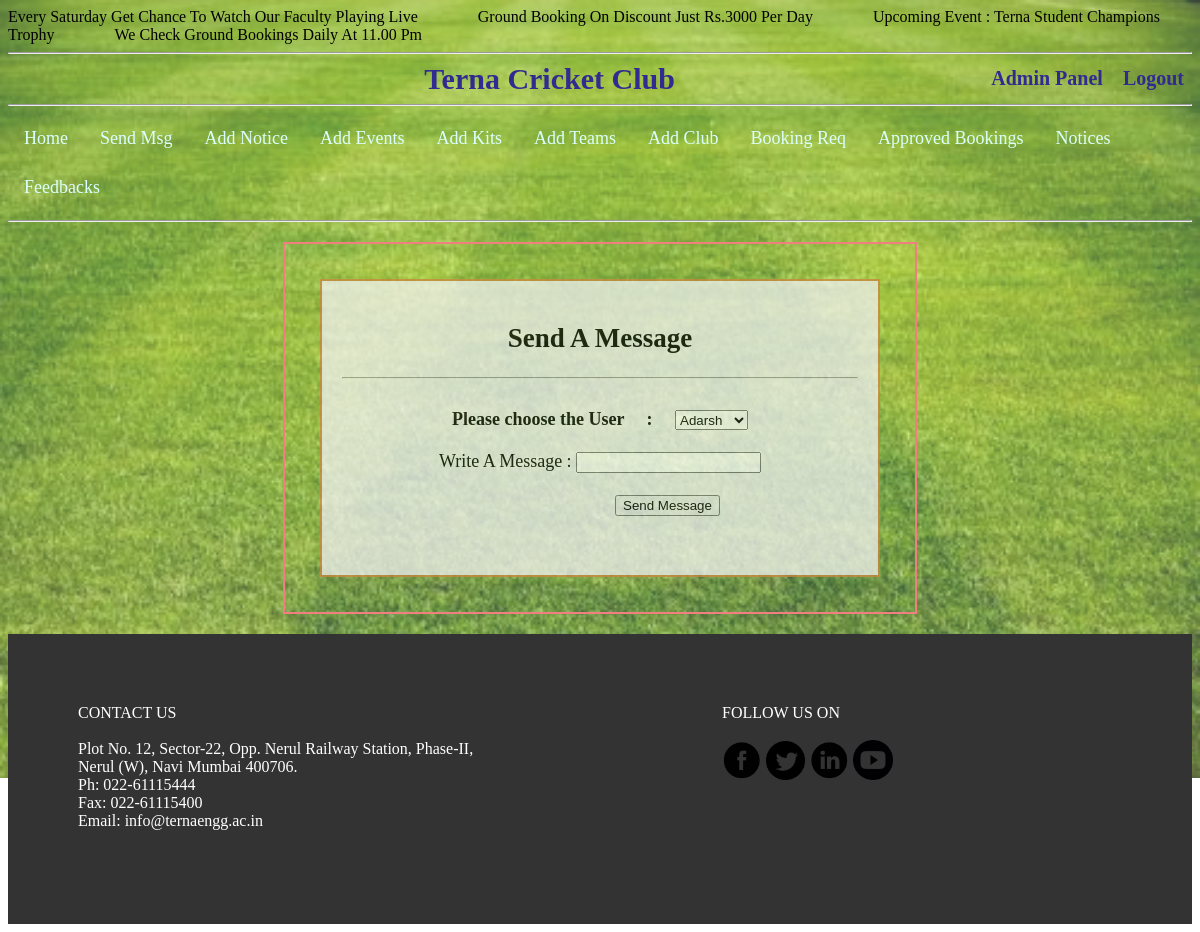
Screenshot of /send_msg.php (signed in) with the database file from the repository.
### tables this page shows
CREATE TABLE `notice` (
  `notice_id` int(11) NOT NULL,
  `notice_descp` varchar(500) NOT NULL
);

### send_msg.php (the view, shortened to what this page needs)
<html>
	<head>
<link rel="stylesheet" href="style.css">
<?php
$con = mysqli_connect('localhost','root','');
mysqli_select_db($con,"cricket") or die(mysqli_error($con)) ;
$notice = "SELECT * FROM notice";
$notice_res = mysqli_query($con,$notice);
echo '<marquee>';
while($row=mysqli_fetch_assoc($notice_res)){
echo $row['notice_descp'];
}
echo  '</marquee>';
?>
		<hr>
		</head>
<body>
<?php
if(isset( $_SESSION['session_id']) AND isset( $_SESSION['admin']) )
	{
	echo'<div class="title"><center> Terna Cricket Club
	<span class="innertitle">';
	echo "<a href='adminpanel.php' style='text-decoration:none;'>Admin Panel</a>";
	echo '&nbsp &nbsp
	<a href="logout.php" style="text-decoration:none">Logout</a>
	</span></div><hr>';
		}
else{
	die(header("location:index.php"));
}
echo'<div class="navbar" >
	<a href="index.php">Home</a>
	<a href="send_msg.php">Send Msg</a>
	<a href="add_notice.php">Add Notice</a>
	<a href="add_event.php">Add Events</a>
	<a href="addproduct.php">Add Kits</a>
	<a href="add_teams.php">Add Teams</a>
	<a href="add_club.php">Add Club</a>
	<a href="booking_req.php">Booking Req</a>
	<a href="approved_bookings.php">Approved Bookings</a>
	<a href="notice_section.php">Notices</a>
	<a href="check_fb.php">Feedbacks</a>
</div>';
echo '<hr>';
$con=mysqli_connect('localhost','root','') or die(mysqli_error($con));
		mysqli_select_db($con,'cricket') or die(mysqli_error($con)) ;
echo '<center><div class="in_form">';
echo '<div class="box">';
echo'<center><h2>Send A Message</h2></center><hr><br>';
echo '<form method="post" action="sendmsg_action.php" >';
echo'<b>Please choose the User &nbsp &nbsp : &nbsp &nbsp </b>';
		$sql="select * from tbl_users";
		$res=mysqli_query($con,$sql) or die(mysqli_error($con));
		if(mysqli_num_rows($res)>0)
		{
		echo '<select style="height:20;overflow:scroll;"
		id="name" name="user_name" onchange="show_email(this.value)">';
		while($row=mysqli_fetch_assoc($res))
			{
			echo '<option value="'.$row['name'].'">'.$row['name'].'</option>';
			}
			echo '</select><br><br>';
		}
	echo 'Write A Message : <input type="text" name ="message"/>';
	echo '<br><br>';
	echo '<input type="submit" value="Send Message"/>';
echo '</form>';
echo '<br>';
echo '</div>';
echo '</div></center>';
?>
<footer>
<div class="footer">
<div class="f1" style="float:left">
CONTACT US <br><br>
Plot No. 12, Sector-22, Opp. Nerul Railway Station, Phase-II, Nerul (W), Navi Mumbai 400706.<br>
Ph: 022-61115444 <br>
Fax: 022-61115400 <br>
Email: info@ternaengg.ac.in <br>
</div>
<div class="f1" style="float:right ;" >
FOLLOW US ON <br><br>
<a target="_blank" href="https://www.facebook.com/ternanerul"><img src="pics/logo/logo1.png" width="40"></a>
<a target="_blank" href="https://twitter.com/terna_college"><img src="pics/logo/logo2.png" width="39"></a>
<a target="_blank" href="https://www.linkedin.com/school/terna-engineering-college/about/"><img src="pics/logo/logo3.png" width="40"></a>
<a target="_blank" href="https://www.youtube.com/user/TEC2016" ><img src="pics/logo/logo4.png" width="40"></a>
</div>
</div>
</footer>

### style.css (style rules this page uses)
.in_form { border:2px; border-style: solid; border-color: lightcoral; padding:15; margin: 20; font-size:18; max-width:600; word-wrap:break-word; }
.innertitle { font-size:20px; margin-top:5px; float:right; padding-right:8px; }
.innertitle a { color: #312a90; }
.title { font-weight:bold; text-align:center; padding-left:100; font-size:30; color:#312a90; }
.box { margin:20px; padding:20px; border:2px; border-style: solid; border-color: peru; background-color: #f2f2f2; opacity: 0.75; }
.navbar { overflow: hidden; position: relative; top: 0; width: 100%; }
.navbar a { float: left; display: block; color: white; padding: 14px 16px; font-size:18px; text-decoration: none; color:#dafffe; }
.footer { clear:both; padding:20px; height:250; background-color: #333333; }
.f1 { width:400; color:white; margin:50; text-align:left; }

### rows the page displays
notice: notice_descp "Every Saturday Get Chance To Watch Our Faculty Playing Live"
notice: notice_descp "Ground Booking On Discount Just Rs.3000 Per Day"
notice: notice_descp "Upcoming Event : Terna Student Champions Trophy"
notice: notice_descp "We Check Ground Bookings Daily At 11.00 Pm"

### other values shown
form field user_name "Adarsh"
